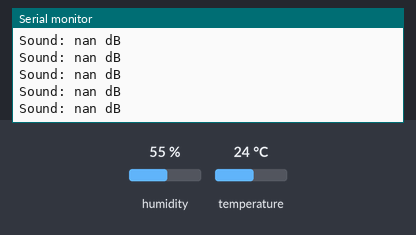
Simulated run of this sketch. Board: ESP32. On the bench: the last lines printed to the serial monitor. The test bench sets the inputs (shaded band); at power-on: humidity 55 %, temperature 24 °C. WiFi joins after 1.5 s; servers stay silent unless stated; I2S audio is not simulated (input reads silence); uploads are accepted with an empty reply.

Above: at 5.4 s.
5.5 s: humidity set to 22 %
At 5.71 s:
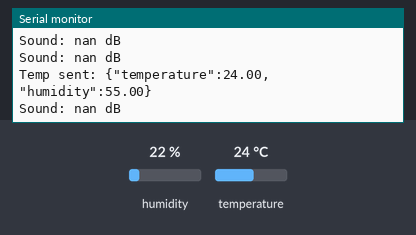
12.2 s: temperature set to 12 °C
At 16.1 s:
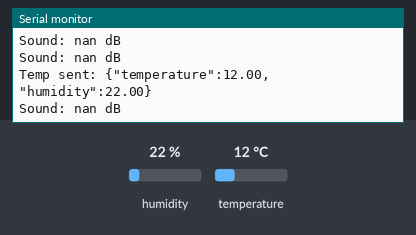
18.4 s: humidity set to 40 %
At 21.29 s:
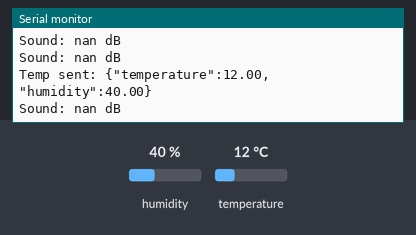
Timing chart, 0 to 22.8 s (numbered marks = the images above; inputs shaded):
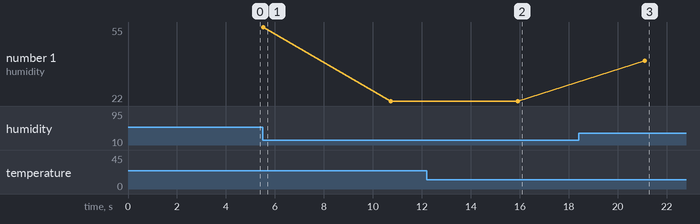

The sketch:

tempsound4.ino
```cpp
#include "DHT.h"
#include <WiFi.h>
#include <HTTPClient.h>
#include <driver/i2s.h>
#include <math.h>

/* ========= WIFI ========= */
const char* ssid = "010";
const char* password = "aezakmii";

/* ========= SERVER URLS ========= */
const char* tempServerUrl  = "http://172.20.10.5:8080/sensors/temperature/4";
const char* noiseServerUrl = "http://172.20.10.5:8080/sensors/noisedetector/4";

/* ========= DHT ========= */
#define DHTPIN 7
#define DHTTYPE DHT11
DHT dht(DHTPIN, DHTTYPE);

/* ========= I2S MIC ========= */
#define I2S_BCLK  4
#define I2S_WS    5
#define I2S_SD    2

#define SAMPLE_RATE 16000
#define SAMPLES     256

int32_t samples[SAMPLES];
double noiseFloor = 1.0;
double smooth_dB = 0;

/* ========= TIMERS ========= */
unsigned long lastTempSend = 0;
unsigned long lastNoiseSend = 0;

const unsigned long TEMP_INTERVAL  = 5000; // 5 sec
const unsigned long NOISE_INTERVAL = 200;  // 200 ms

/* ========= CALIBRATION ========= */
double measureNoiseFloor() {
  const int rounds = 20;
  double rmsSum = 0;

  for (int r = 0; r < rounds; r++) {
    size_t bytes_read;
    i2s_read(I2S_NUM_0, samples, sizeof(samples), &bytes_read, portMAX_DELAY);

    double sum = 0;
    for (int i = 0; i < SAMPLES; i++) {
      int32_t s = samples[i] >> 8;
      sum += (double)s * s;
    }

    rmsSum += sqrt(sum / SAMPLES);
    delay(20);
  }

  return rmsSum / rounds;
}

void setup() {
  Serial.begin(115200);

  /* WIFI */
  WiFi.begin(ssid, password);
  while (WiFi.status() != WL_CONNECTED) {
    delay(300);
    Serial.print(".");
  }
  Serial.println("\nWiFi connected!");

  /* DHT */
  dht.begin();

  /* I2S */
  i2s_config_t i2s_config = {
    .mode = (i2s_mode_t)(I2S_MODE_MASTER | I2S_MODE_RX),
    .sample_rate = SAMPLE_RATE,
    .bits_per_sample = I2S_BITS_PER_SAMPLE_32BIT,
    .channel_format = I2S_CHANNEL_FMT_ONLY_LEFT,
    .communication_format = I2S_COMM_FORMAT_I2S,
    .intr_alloc_flags = ESP_INTR_FLAG_LEVEL1,
    .dma_buf_count = 4,
    .dma_buf_len = SAMPLES,
    .use_apll = false
  };

  i2s_pin_config_t pin_config = {
    .bck_io_num = I2S_BCLK,
    .ws_io_num = I2S_WS,
    .data_out_num = I2S_PIN_NO_CHANGE,
    .data_in_num = I2S_SD
  };

  i2s_driver_install(I2S_NUM_0, &i2s_config, 0, NULL);
  i2s_set_pin(I2S_NUM_0, &pin_config);

  /* Noise floor */
  Serial.println("Calibrating noise...");
  delay(2000);
  noiseFloor = measureNoiseFloor();
  Serial.print("Noise floor = ");
  Serial.println(noiseFloor);
}

/* ================================================= */

void loop() {

  unsigned long now = millis();

  /* ============ FAST NOISE LOOP ============ */

  if (now - lastNoiseSend >= NOISE_INTERVAL) {

    lastNoiseSend = now;

    size_t bytes_read;
    i2s_read(I2S_NUM_0, samples, sizeof(samples), &bytes_read, portMAX_DELAY);

    double sum = 0;
    for (int i = 0; i < SAMPLES; i++) {
      int32_t s = samples[i] >> 8;
      sum += (double)s * s;
    }

    double rms = sqrt(sum / SAMPLES);

    double rel_dB = 20.0 * log10(rms / noiseFloor);
    rel_dB *= 2.5;
    if (rel_dB < 0) rel_dB = 0;

    smooth_dB = 0.8 * smooth_dB + 0.2 * rel_dB;

    Serial.print("Sound: ");
    Serial.print(smooth_dB, 1);
    Serial.println(" dB");

    HTTPClient http;
    http.begin(noiseServerUrl);
    http.addHeader("Content-Type", "application/json");

    String payload = "{\"noise\":" + String(smooth_dB, 1) + "}";

    http.POST(payload);
    http.end();
  }

  /* ============ SLOW DHT LOOP ============ */

  if (now - lastTempSend >= TEMP_INTERVAL) {

    lastTempSend = now;

    float t = dht.readTemperature();
    float h = dht.readHumidity();

    if (isnan(t) || isnan(h)) {
      Serial.println("DHT failed");
      return;
    }

    HTTPClient http;
    http.begin(tempServerUrl);
    http.addHeader("Content-Type", "application/json");

    String payload = "{\"temperature\":" + String(t) +
                     ",\"humidity\":" + String(h) + "}";

    http.POST(payload);

    Serial.print("Temp sent: ");
    Serial.println(payload);

    http.end();
  }
}
```

Measured:
- after the input at 12.2 s, the serial monitor: prints a new line after 3.7 s (image 2)
- after the input at 18.4 s, the serial monitor: prints a new line after 2.7 s (image 3)
- plotted number 1: 22 → 40 after the input at 18.4 s
